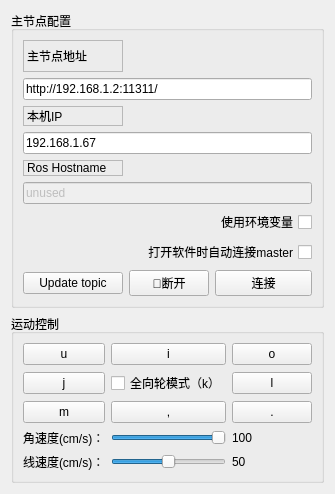
          <widget class="QWidget" name="tab">
           <attribute name="title">
            <string>基本控制</string>
           </attribute>
           <layout class="QVBoxLayout" name="verticalLayout_9">
            <item>
             <layout class="QVBoxLayout" name="verticalLayout_2">
              <item>
               <widget class="QGroupBox" name="groupBox">
                <property name="title">
                 <string>主节点配置</string>
                </property>
                <layout class="QGridLayout" name="gridLayout">
                 <item row="2" column="0">
                  <widget class="QLabel" name="label_2">
                   <property name="maximumSize">
                    <size>
                     <width>100</width>
                     <height>32</height>
                    </size>
                   </property>
                   <property name="frameShape">
                    <enum>QFrame::StyledPanel</enum>
                   </property>
                   <property name="frameShadow">
                    <enum>QFrame::Raised</enum>
                   </property>
                   <property name="text">
                    <string>本机IP</string>
                   </property>
                  </widget>
                 </item>
                 <item row="4" column="0">
                  <widget class="QLabel" name="label_3">
                   <property name="maximumSize">
                    <size>
                     <width>100</width>
                     <height>32</height>
                    </size>
                   </property>
                   <property name="frameShape">
                    <enum>QFrame::StyledPanel</enum>
                   </property>
                   <property name="frameShadow">
                    <enum>QFrame::Raised</enum>
                   </property>
                   <property name="text">
                    <string>Ros Hostname</string>
                   </property>
                  </widget>
                 </item>
                 <item row="5" column="0" colspan="3">
                  <widget class="QLineEdit" name="line_edit_topic">
                   <property name="enabled">
                    <bool>false</bool>
                   </property>
                   <property name="text">
                    <string>unused</string>
                   </property>
                  </widget>
                 </item>
                 <item row="6" column="0" colspan="3">
                  <widget class="QCheckBox" name="checkbox_use_environment">
                   <property name="layoutDirection">
                    <enum>Qt::RightToLeft</enum>
                   </property>
                   <property name="text">
                    <string>使用环境变量</string>
                   </property>
                  </widget>
                 </item>
                 <item row="3" column="0" colspan="3">
                  <widget class="QLineEdit" name="line_edit_host">
                   <property name="text">
                    <string>192.168.1.67</string>
                   </property>
                  </widget>
                 </item>
                 <item row="7" column="0" colspan="3">
                  <widget class="QCheckBox" name="checkbox_remember_settings">
                   <property name="layoutDirection">
                    <enum>Qt::RightToLeft</enum>
                   </property>
                   <property name="text">
                    <string>打开软件时自动连接master</string>
                   </property>
                  </widget>
                 </item>
                 <item row="0" column="0">
                  <widget class="QLabel" name="label">
                   <property name="minimumSize">
                    <size>
                     <width>100</width>
                     <height>32</height>
                    </size>
                   </property>
                   <property name="maximumSize">
                    <size>
                     <width>100</width>
                     <height>32</height>
                    </size>
                   </property>
                   <property name="frameShape">
                    <enum>QFrame::StyledPanel</enum>
                   </property>
                   <property name="frameShadow">
                    <enum>QFrame::Raised</enum>
                   </property>
                   <property name="text">
                    <string>主节点地址</string>
                   </property>
                  </widget>
                 </item>
                 <item row="9" column="2">
                  <widget class="QPushButton" name="button_connect">
                   <property name="enabled">
                    <bool>true</bool>
                   </property>
                   <property name="sizePolicy">
                    <sizepolicy hsizetype="MinimumExpanding" vsizetype="Fixed">
                     <horstretch>0</horstretch>
                     <verstretch>0</verstretch>
                    </sizepolicy>
                   </property>
                   <property name="toolTip">
                    <string>Set the target to the current joint trajectory state.</string>
                   </property>
                   <property name="statusTip">
                    <string>Clear all waypoints and set the target to the current joint trajectory state.</string>
                   </property>
                   <property name="text">
                    <string>连接</string>
                   </property>
                   <property name="icon">
                    <iconset resource="../resources/images.qrc">
                     <normaloff>:/images/line.png</normaloff>:/images/line.png</iconset>
                   </property>
                  </widget>
                 </item>
                 <item row="9" column="1">
                  <widget class="QPushButton" name="pushButton">
                   <property name="text">
                    <string>🔗断开</string>
                   </property>
                  </widget>
                 </item>
                 <item row="1" column="0" colspan="3">
                  <widget class="QLineEdit" name="line_edit_master">
                   <property name="text">
                    <string>http://192.168.1.2:11311/</string>
                   </property>
                  </widget>
                 </item>
                 <item row="9" column="0">
                  <widget class="QPushButton" name="pushButton_2">
                   <property name="text">
                    <string>Update topic</string>
                   </property>
                  </widget>
                 </item>
                </layout>
               </widget>
              </item>
              <item>
               <widget class="QGroupBox" name="groupBox_3">
                <property name="title">
                 <string>运动控制</string>
                </property>
                <layout class="QVBoxLayout" name="verticalLayout_10">
                 <item>
                  <layout class="QGridLayout" name="gridLayout_6">
                   <item row="3" column="2">
                    <widget class="QLabel" name="label_raw">
                     <property name="text">
                      <string>100</string>
                     </property>
                    </widget>
                   </item>
                   <item row="0" column="2">
                    <widget class="QPushButton" name="pushButton_o">
                     <property name="styleSheet">
                      <string notr="true">QPushButton#pushButton_o:pressed{background-color:rgb(239, 41, 41)}</string>
                     </property>
                     <property name="text">
                      <string>o</string>
                     </property>
                     <property name="shortcut">
                      <string>O</string>
                     </property>
                    </widget>
                   </item>
                   <item row="1" column="1">
                    <widget class="QCheckBox" name="checkBox_use_all">
                     <property name="text">
                      <string>全向轮模式（k）</string>
                     </property>
                     <property name="shortcut">
                      <string>K</string>
                     </property>
                    </widget>
                   </item>
                   <item row="2" column="1">
                    <widget class="QPushButton" name="pushButton_back">
                     <property name="styleSheet">
                      <string notr="true">QPushButton#pushButton_back:pressed{background-color:rgb(239, 41, 41)}</string>
                     </property>
                     <property name="text">
                      <string>,</string>
                     </property>
                     <property name="shortcut">
                      <string>,</string>
                     </property>
                    </widget>
                   </item>
                   <item row="3" column="1">
                    <widget class="QSlider" name="horizontalSlider_raw">
                     <property name="maximum">
                      <number>100</number>
                     </property>
                     <property name="value">
                      <number>100</number>
                     </property>
                     <property name="orientation">
                      <enum>Qt::Horizontal</enum>
                     </property>
                    </widget>
                   </item>
                   <item row="3" column="0">
                    <widget class="QLabel" name="label_14">
                     <property name="text">
                      <string>角速度(cm/s)：</string>
                     </property>
                    </widget>
                   </item>
                   <item row="1" column="2">
                    <widget class="QPushButton" name="pushButton_l">
                     <property name="styleSheet">
                      <string notr="true">QPushButton#pushButton_l:pressed{background-color:rgb(239, 41, 41)}</string>
                     </property>
                     <property name="text">
                      <string>l</string>
                     </property>
                     <property name="shortcut">
                      <string>L</string>
                     </property>
                    </widget>
                   </item>
                   <item row="1" column="0">
                    <widget class="QPushButton" name="pushButton_j">
                     <property name="styleSheet">
                      <string notr="true">QPushButton#pushButton_j:pressed{background-color:rgb(239, 41, 41)}</string>
                     </property>
                     <property name="text">
                      <string>j</string>
                     </property>
                     <property name="shortcut">
                      <string>J</string>
                     </property>
                    </widget>
                   </item>
                   <item row="0" column="0">
                    <widget class="QPushButton" name="pushButton_u">
                     <property name="styleSheet">
                      <string notr="true">QPushButton#pushButton_u:pressed{background-color:rgb(239, 41, 41)}</string>
                     </property>
                     <property name="text">
                      <string>u</string>
                     </property>
                     <property name="shortcut">
                      <string>U</string>
                     </property>
                    </widget>
                   </item>
                   <item row="2" column="0">
                    <widget class="QPushButton" name="pushButton_m">
                     <property name="styleSheet">
                      <string notr="true">QPushButton#pushButton_m:pressed{background-color:rgb(239, 41, 41)}</string>
                     </property>
                     <property name="text">
                      <string>m</string>
                     </property>
                     <property name="shortcut">
                      <string>M</string>
                     </property>
                    </widget>
                   </item>
                   <item row="2" column="2">
                    <widget class="QPushButton" name="pushButton_backr">
                     <property name="styleSheet">
                      <string notr="true">QPushButton#pushButton_backr:pressed{background-color:rgb(239, 41, 41)}</string>
                     </property>
                     <property name="text">
                      <string>.</string>
                     </property>
                     <property name="shortcut">
                      <string>.</string>
                     </property>
                    </widget>
                   </item>
                   <item row="4" column="0">
                    <widget class="QLabel" name="label_9">
                     <property name="text">
                      <string>线速度(cm/s)：</string>
                     </property>
                    </widget>
                   </item>
                   <item row="4" column="1">
                    <widget class="QSlider" name="horizontalSlider_linear">
                     <property name="maximum">
                      <number>100</number>
                     </property>
                     <property name="singleStep">
                      <number>1</number>
                     </property>
                     <property name="value">
                      <number>50</number>
                     </property>
                     <property name="orientation">
                      <enum>Qt::Horizontal</enum>
                     </property>
                    </widget>
                   </item>
                   <item row="4" column="2">
                    <widget class="QLabel" name="label_linear">
                     <property name="text">
                      <string>50</string>
                     </property>
                    </widget>
                   </item>
                   <item row="0" column="1">
                    <widget class="QPushButton" name="pushButton_i">
                     <property name="styleSheet">
                      <string notr="true">QPushButton#pushButton_u:pressed{background-color:rgb(239, 41, 41)}</string>
                     </property>
                     <property name="text">
                      <string>i</string>
                     </property>
                     <property name="shortcut">
                      <string>I</string>
                     </property>
                    </widget>
                   </item>
                  </layout>
                 </item>
                </layout>
               </widget>
              </item>
             </layout>
            </item>
           </layout>
          </widget>
